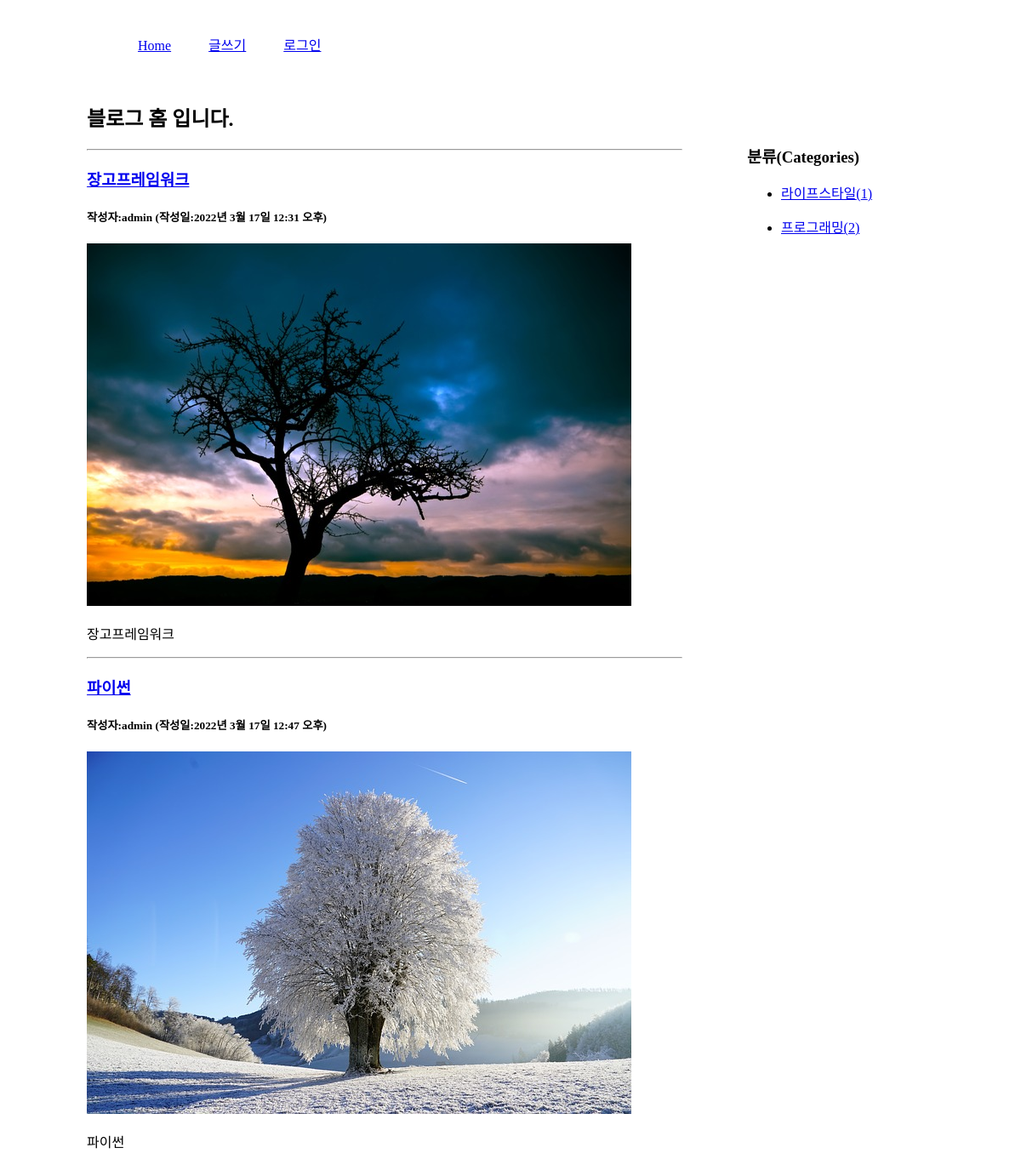
The app's page /blog/category/프로그래밍/ with its own data.
### blog/models.py (models this page shows, shortened)
class Post(models.Model):
    title = models.CharField(max_length=100)
    content = models.TextField()
    pub_date = models.DateTimeField()
    modify_date = models.DateTimeField(null=True, blank=True)
    photo = models.ImageField(upload_to='blog/images/%Y/%m/%d/', null=True, blank=True)
    author = models.ForeignKey(User, on_delete=models.CASCADE)
    category = models.ForeignKey(Category, null=True, blank=True, on_delete=models.SET_NULL)

class Category(models.Model):
    name = models.CharField(max_length=50, unique=True)  # 카테고리 이름
    slug = models.SlugField(max_length=200, unique=True, allow_unicode=True)  # 한글 인코딩
    def __str__(self):
        return self.name
    def get_absolute_url(self):
        return '/blog/category/{}'.format(self.slug)
    class Meta:
        verbose_name_plural = "Categories"

### blog/views.py (the view)
# urls.py: path('category/<str:slug>/', views.category_page, name='category_page'),
def category_page(request, slug):
    category = Category.objects.get(slug=slug)
    post_list = Post.objects.filter(category=category)
    categories = Category.objects.all()
    context = {'category': category, 'post_list': post_list, 'categories': categories}
    return render(request, 'blog/post_list.html', context)

### templates/blog/post_list.html (shortened to what this page needs)
<!DOCTYPE html>
{% load static %}
<html lang="ko">
<head>
    <link rel="stylesheet" href="{% static 'blog/css/style.css' %}">
</head>
<body>
    <div id="container">
        {% include 'navbar.html' %}
        <section id="list">
            <h1>블로그 홈 입니다.</h1>
            {% if post_list %}
                {% for post in post_list %}
                <hr>
                <h3><a href="{% url 'blog:detail' post.id %}">{{ post.title }}</a></h3>
                <h5>작성자:{{ post.author }} (작성일:{{ post.pub_date }})</h5>
                {% if post.photo %}
                <p><img src="{{ post.photo.url }}"></p>
                {% endif %}
                <p>{{ post.content | linebreaks }}</p>
                {% endfor %}
            {% else %}
            <p>포스트가 없습니다.</p>
            {% endif %}
        </section>
        <aside>
            <h3>분류(Categories)</h3>
            <div>
                {% for category in categories %}
                <ul>
                    <li>
                        <a href="{{ category.get_absolute_url }}">
                            {{ category }}({{ category.post_set.count }})
                        </a>
                    </li>
                </ul>
                {% endfor %}
            </div>
        </aside>
    </div>
</body>
</html>

### static/blog/css/style.css (style rules this page uses)
#container { width: 996px; margin: 20px auto; }
#list, #detail { width: 700px; float: left; }
aside { width: 200px; float: right; margin: 50px 20px 0 0; }

### records on screen
Post: title "장고프레임워크", author "admin", pub_date "2022년 3월 17일 12:31 오후", photo (picture), content "장고프레임워크"
Post: title "파이썬", author "admin", pub_date "2022년 3월 17일 12:47 오후", photo (picture), content "파이썬"
Category: name "라이프스타일", post_set.count "1"
Category: name "프로그래밍", post_set.count "2"
